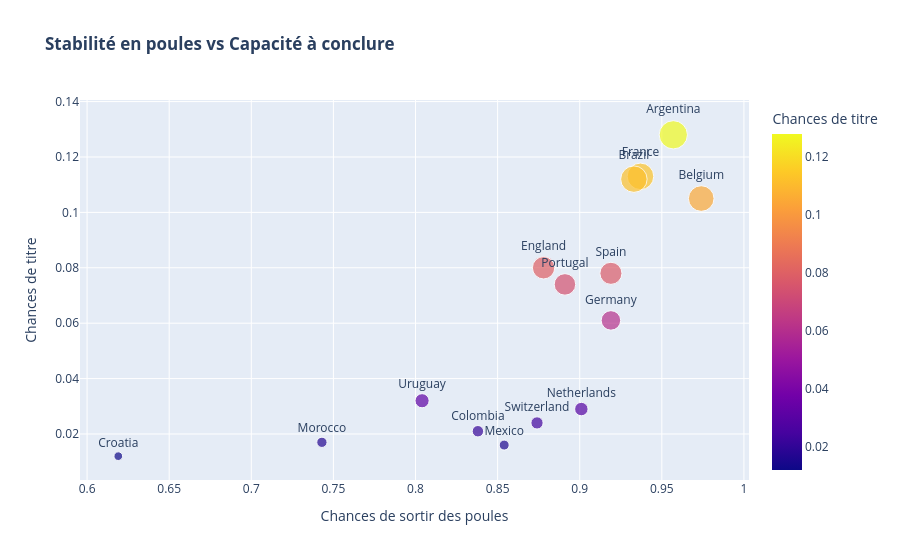

The cell this chart's notebook holds for it:
### Code cell
fig_scatter = px.scatter(
    df_top,
    x="qual_prob",
    y="win_prob",
    text="team",
    size="win_prob",
    color="win_prob",
    title="<b>Stabilité en poules vs Capacité à conclure</b>",
    labels={"qual_prob": "Chances de sortir des poules", "win_prob": "Chances de titre"},
    hover_name="team"
)
fig_scatter.update_traces(textposition='top center')
fig_scatter.show()

### Figure 1 — Plotly figure (JSON) as saved in the notebook; plotly's stock layout.template omitted (floating-point values rounded to 4 significant figures)
{"data": [{"hovertemplate": "<b>%{hovertext}</b><br><br>Chances de sortir des poules=%{x}<br>Chances de titre=%{marker.color}<br>team=%{text}<extra></extra>", "hovertext": ["Argentina", "France", "Brazil", "Belgium", "England", "Spain", "Portugal", "Germany", "Uruguay", "Netherlands", "Switzerland", "Colombia", "Morocco", "Mexico", "Croatia"], "legendgroup": "", "marker": {"color": [0.128, 0.113, 0.112, 0.105, 0.08, 0.078, 0.074, 0.061, 0.032, 0.029, 0.024, 0.021, 0.017, 0.016, 0.012], "coloraxis": "coloraxis", "size": [0.128, 0.113, 0.112, 0.105, 0.08, 0.078, 0.074, 0.061, 0.032, 0.029, 0.024, 0.021, 0.017, 0.016, 0.012], "sizemode": "area", "sizeref": 0.00032, "symbol": "circle"}, "mode": "markers+text", "name": "", "orientation": "v", "showlegend": false, "text": ["Argentina", "France", "Brazil", "Belgium", "England", "Spain", "Portugal", "Germany", "Uruguay", "Netherlands", "Switzerland", "Colombia", "Morocco", "Mexico", "Croatia"], "textposition": "top center", "type": "scatter", "x": [0.957, 0.937, 0.933, 0.974, 0.878, 0.919, 0.891, 0.919, 0.804, 0.901, 0.874, 0.838, 0.743, 0.854, 0.619], "xaxis": "x", "y": [0.128, 0.113, 0.112, 0.105, 0.08, 0.078, 0.074, 0.061, 0.032, 0.029, 0.024, 0.021, 0.017, 0.016, 0.012], "yaxis": "y"}], "layout": {"coloraxis": {"colorbar": {"title": {"text": "Chances de titre"}}, "colorscale": [[0, "#0d0887"], [0.1111, "#46039f"], [0.2222, "#7201a8"], [0.3333, "#9c179e"], [0.4444, "#bd3786"], [0.5556, "#d8576b"], [0.6667, "#ed7953"], [0.7778, "#fb9f3a"], [0.8889, "#fdca26"], [1, "#f0f921"]]}, "legend": {"itemsizing": "constant", "tracegroupgap": 0}, "title": {"text": "<b>Stabilité en poules vs Capacité à conclure</b>"}, "xaxis": {"anchor": "y", "domain": [0, 1], "title": {"text": "Chances de sortir des poules"}}, "yaxis": {"anchor": "x", "domain": [0, 1], "title": {"text": "Chances de titre"}}}}
